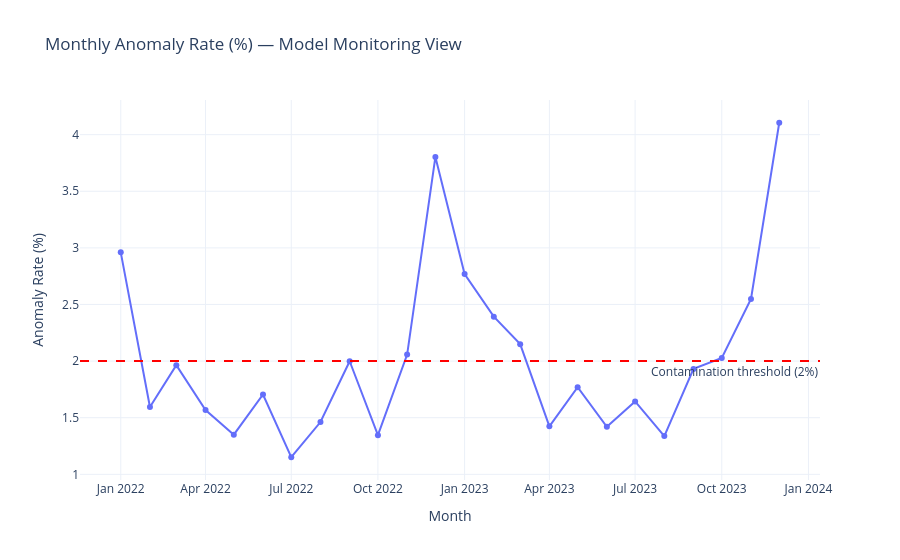

Write notebook code for a chart like this one.
### Markdown cell above
## 7 — Model Monitoring and Production Considerations

### Code cell
# Anomaly rate over time — monitor for drift
df_model['month'] = df_model['business_date'].dt.to_period('M').astype(str)

anomaly_rate_over_time = (
    df_model
    .groupby('month')
    .apply(lambda x: (x['anomaly_label'] == -1).mean() * 100)
    .reset_index(name='anomaly_rate_pct')
)

fig = px.line(
    anomaly_rate_over_time,
    x='month',
    y='anomaly_rate_pct',
    title='Monthly Anomaly Rate (%) — Model Monitoring View',
    labels={'month': 'Month', 'anomaly_rate_pct': 'Anomaly Rate (%)'},
    template='plotly_white',
    markers=True
)

# Add threshold line at contamination rate
fig.add_hline(
    y=2.0,
    line_dash='dash',
    line_color='red',
    annotation_text='Contamination threshold (2%)',
    annotation_position='bottom right'
)
fig.show()

### Figure 1 — Plotly figure (JSON) as saved in the notebook; plotly's stock layout.template omitted (floating-point values rounded to 4 significant figures)
{"data": [{"hovertemplate": "Month=%{x}<br>Anomaly Rate (%)=%{y}<extra></extra>", "legendgroup": "", "line": {"color": "#636efa", "dash": "solid"}, "marker": {"symbol": "circle"}, "mode": "lines+markers", "name": "", "orientation": "v", "showlegend": false, "type": "scatter", "x": ["2022-01", "2022-02", "2022-03", "2022-04", "2022-05", "2022-06", "2022-07", "2022-08", "2022-09", "2022-10", "2022-11", "2022-12", "2023-01", "2023-02", "2023-03", "2023-04", "2023-05", "2023-06", "2023-07", "2023-08", "2023-09", "2023-10", "2023-11", "2023-12"], "xaxis": "x", "y": [2.961, 1.594, 1.964, 1.568, 1.35, 1.705, 1.151, 1.462, 1.999, 1.346, 2.058, 3.804, 2.77, 2.392, 2.15, 1.424, 1.769, 1.42, 1.644, 1.338, 1.931, 2.028, 2.548, 4.105], "yaxis": "y"}], "layout": {"annotations": [{"showarrow": false, "text": "Contamination threshold (2%)", "x": 1, "xanchor": "right", "xref": "x domain", "y": 2, "yanchor": "top", "yref": "y"}], "legend": {"tracegroupgap": 0}, "shapes": [{"line": {"color": "red", "dash": "dash"}, "type": "line", "x0": 0, "x1": 1, "xref": "x domain", "y0": 2, "y1": 2, "yref": "y"}], "title": {"text": "Monthly Anomaly Rate (%) — Model Monitoring View"}, "xaxis": {"anchor": "y", "domain": [0, 1], "title": {"text": "Month"}}, "yaxis": {"anchor": "x", "domain": [0, 1], "title": {"text": "Anomaly Rate (%)"}}}}
